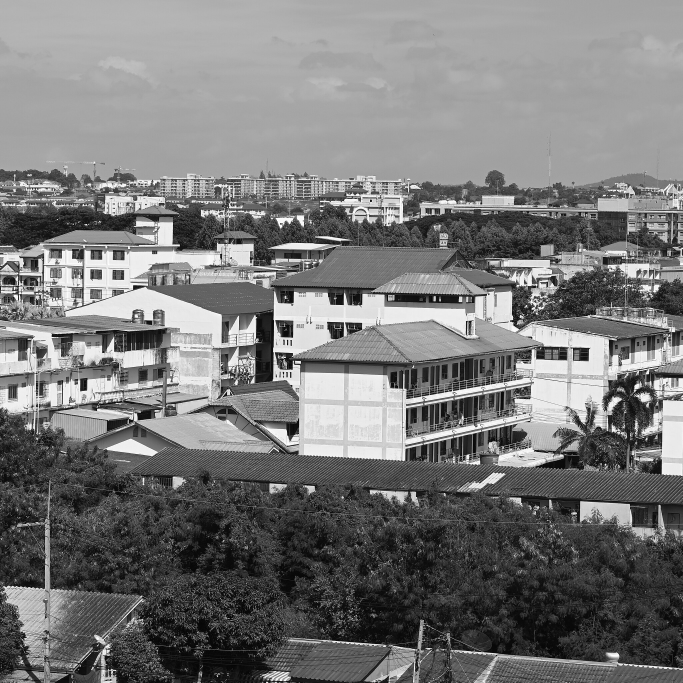
#> input picture images/p1/base_2048.png, 2048 x 2048 px (shown at 1/3 size)
$ python run_1_3_lowrank.py
#> lines starting #> are read from the running program, lines starting #| are printed output that depends on the picture
### code/p1_convolution/starter.py
"""P1 starter. Implement every function marked TODO.

Rules: NumPy array arithmetic only. scipy/cv2/skimage may be used to CHECK
your answers, never to produce them. numpy.fft is allowed in conv2d_fft.
"""
import numpy as np


def kernel_bank(k=15):
    """Provided. Do not modify -- your rank table must match these kernels."""
    ax = np.arange(k) - (k - 1) / 2
    box = np.ones((k, k)) / (k * k)
    s = k / 6.0
    g1 = np.exp(-(ax**2) / (2 * s * s)); g1 /= g1.sum()
    gauss = np.outer(g1, g1)
    sobel = np.outer([1, 2, 1], [-1, 0, 1]).astype(float)
    xx, yy = np.meshgrid(ax, ax); r2 = xx**2 + yy**2
    log = (r2 - 2*s*s) / (s**4) * np.exp(-r2 / (2*s*s))
    motion0 = np.zeros((k, k)); motion0[k // 2, :] = 1.0 / k
    disk = (r2 <= (k/2.0)**2).astype(float); disk /= disk.sum()
    rand = np.random.default_rng(0).normal(size=(k, k)); rand /= np.abs(rand).sum()
    return {"box": box, "gaussian": gauss, "sobel3": sobel, "log": log,
            "log_dc_removed": log - log.mean(), "motion_0deg": motion0,
            "motion_45deg": np.eye(k) / k, "disk": disk, "random": rand}


# [77 lines left out: functions numeric_rank, conv2d_loops, conv2d_taps, conv2d_im2col, not called in this run]


def conv2d_fft(img, K):
    """TODO 1.1: multiply in the frequency domain. numpy.fft is allowed."""
    H, W = img.shape
    kh, kw = K.shape
    ph, pw = kh // 2, kw // 2

    # Linear (not circular) convolution needs a common canvas big enough
    # for the full convolution, H+kh-1 by W+kw-1, or FFT wraparound will
    # corrupt the borders.
    fh, fw = H + kh - 1, W + kw - 1

    img_f = np.fft.rfft2(img, s=(fh, fw))
    K_f = np.fft.rfft2(K, s=(fh, fw))
    full = np.fft.irfft2(img_f * K_f, s=(fh, fw))

    # 'full' output is size (H+kh-1, W+kw-1); crop the centered HxW window
    # to match 'same' mode (same convention as the zero-padding above).
    return full[ph:ph + H, pw:pw + W]


def _conv1d_along_axis(img, tap, axis):
    """1-D convolution (zero-padded, 'same', true convolution i.e. tap is
    already flipped by the caller) of img with a 1-D vector, along axis 0
    (columns, vertical) or axis 1 (rows, horizontal). Vectorised: loops only
    over the k taps, each tap contributes a shifted full-image slice."""
    k = tap.shape[0]
    p = k // 2
    if axis == 0:
        H, W = img.shape
        padded = np.zeros((H + 2 * p, W), dtype=np.float64)
        padded[p:p + H, :] = img
        out = np.zeros((H, W), dtype=np.float64)
        for m in range(k):
            w = tap[m]
            if w == 0.0:
                continue
            out += w * padded[m:m + H, :]
    else:
        H, W = img.shape
        padded = np.zeros((H, W + 2 * p), dtype=np.float64)
        padded[:, p:p + W] = img
        out = np.zeros((H, W), dtype=np.float64)
        for n in range(k):
            w = tap[n]
            if w == 0.0:
                continue
            out += w * padded[:, n:n + W]
    return out


# [26 lines left out: function conv2d_separable, not called in this run]


def conv2d_lowrank(img, K, r):
    """TODO 1.3: sum of r separable passes from the truncated SVD.

    K ~= sum_{i=1}^r sigma_i u_i v_i^T. Each rank-1 term is applied with two
    1-D convolutions exactly as in conv2d_separable, and the r results are
    summed. Cost is O(2 r H W k) versus O(H W k^2) for full 2-D convolution.
    """
    U, S, Vt = np.linalg.svd(K)
    r = min(r, S.shape[0])

    out = np.zeros_like(img, dtype=np.float64)
    for i in range(r):
        sigma_i = S[i]
        if sigma_i == 0.0:
            continue
        ui_flipped = U[:, i][::-1]
        vi_flipped = Vt[i, :][::-1]
        term = _conv1d_along_axis(img, ui_flipped, axis=0)
        term = _conv1d_along_axis(term, vi_flipped, axis=1)
        out += sigma_i * term
    return out


def psnr(a, b, peak=255.0):
    mse = np.mean((a.astype(np.float64) - b.astype(np.float64))**2)
    return float("inf") if mse == 0 else 10 * np.log10(peak * peak / mse)

### code/p1_convolution/run_1_3_lowrank.py
"""1.3 Separability and low rank: PSNR-against-r for disk, LoG, motion-45deg
and random kernels at k=21, on the top-left 512x512 crop of base_2048.png,
measured against exact convolution (conv2d_fft). Also saves the singular
value spectra (linear, not log, to show decay rate/energy concentration)
for the discussion of why disk needs few terms and motion-45deg needs all.
"""
import sys
from pathlib import Path

import numpy as np
import matplotlib.pyplot as plt
from PIL import Image

sys.path.insert(0, str(Path(__file__).resolve().parent))
from starter import kernel_bank, conv2d_fft, conv2d_lowrank, psnr

ROOT = Path(__file__).resolve().parents[2]
IMG_OUT = ROOT / "Report" / "Images"
IMG_OUT.mkdir(parents=True, exist_ok=True)

K = 21
full = np.asarray(Image.open(ROOT / "images/p1/base_2048.png")).astype(float)
crop = full[:512, :512]

bank = kernel_bank(K)
kernels_of_interest = ["disk", "log", "motion_45deg", "random"]

results = {}
spectra = {}
for name in kernels_of_interest:
    kernel = bank[name]
    ref = conv2d_fft(crop, kernel)
    s = np.linalg.svd(kernel, compute_uv=False)
    spectra[name] = s
    psnrs = []
    for r in range(1, K + 1):
        approx = conv2d_lowrank(crop, kernel, r)
        psnrs.append(psnr(approx, ref, peak=np.abs(ref).max()))
    results[name] = psnrs
    print(f"{name:14s} PSNR(r=1)={psnrs[0]:7.2f}  PSNR(r=3)={psnrs[2]:7.2f}  "
          f"PSNR(r=10)={psnrs[9]:7.2f}  PSNR(r={K})={psnrs[-1]:7.2f}")
#> this loop made 4 passes
#> pass 1, in conv2d_fft, `full = np.fft.irfft2(img_f * K_f, s=(fh, fw))`:
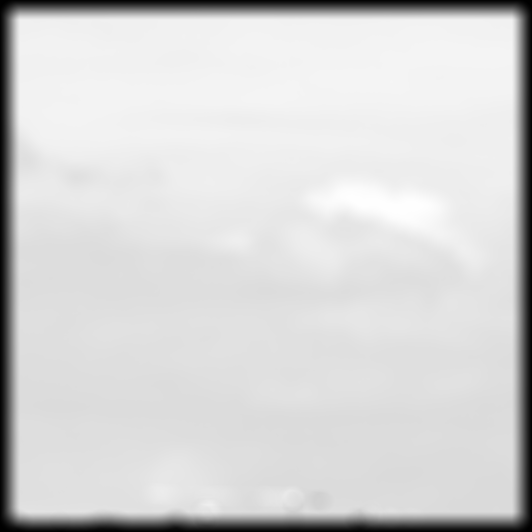
#> full: shape (532, 532) float64; min -8.89e-14, max 188.3, mean 157.8; drawn with min black and max white
#> pass 1, `ref = conv2d_fft(crop, kernel)`:
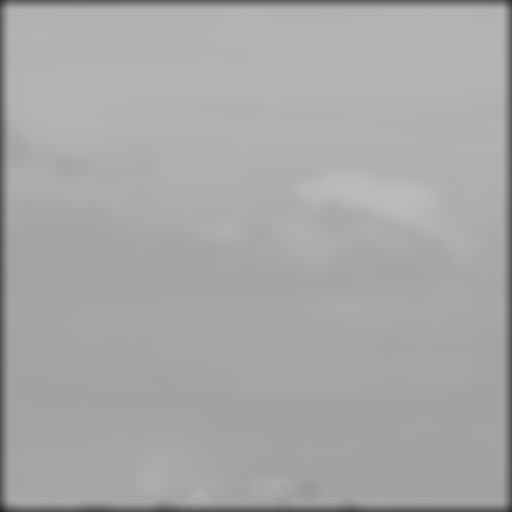
#> ref: shape (512, 512) float64; min 36.07, max 188.3, mean 167.4
#> pass 1, in conv2d_lowrank, `U, S, Vt = np.linalg.svd(K)`:
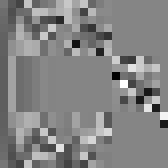
#> U: shape (21, 21) float64 (shown 8 times larger); min -0.864, max 0.784, mean -0.0128; drawn with min black and max white
#> pass 1, in conv2d_lowrank, `U, S, Vt = np.linalg.svd(K)`:
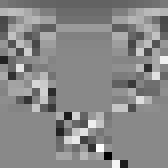
#> Vt: shape (21, 21) float64 (shown 8 times larger); min -0.9, max 0.771, mean -0.00973; drawn with min black and max white
#> after the loop:
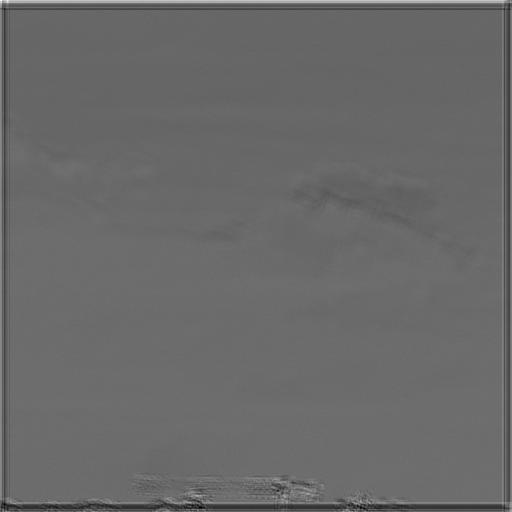
#> approx: shape (512, 512) float64; min -13.25, max 5.79, mean -5.36; drawn with min black and max white
#> after the loop:
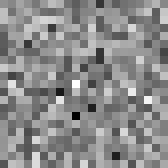
#> kernel: shape (21, 21) float64 (shown 8 times larger); min -0.0106, max 0.0086, mean -7.07e-05; drawn with min black and max white

# --- PSNR vs r plot ---------------------------------------------------------
fig, ax = plt.subplots(figsize=(7, 5))
markers = {"disk": "o", "log": "s", "motion_45deg": "^", "random": "d"}
for name in kernels_of_interest:
    ax.plot(range(1, K + 1), results[name], marker=markers[name], label=name, markersize=4)
ax.set_xlabel("$r$ (number of separable terms)")
ax.set_ylabel("PSNR (dB) vs. exact convolution")
ax.set_title(f"PSNR against $r$, $k={K}$, $512\\times512$ crop")
ax.legend()
ax.grid(True, alpha=0.3)
fig.tight_layout()
fig.savefig(IMG_OUT / "p1_1_3_psnr_vs_r.png", dpi=150)
#> figure, not shown here; curve peaks at x = 7, y = 300.3; curve peaks at x = 2, y = 307.6; curve peaks at x = 21, y = 309.5
plt.close(fig)

# --- Singular value spectra (linear scale, normalised) for the discussion --
fig, ax = plt.subplots(figsize=(7, 5))
for name in kernels_of_interest:
    s = spectra[name]
    ax.plot(range(1, K + 1), s / s.max(), marker=markers[name], label=name, markersize=4)
ax.set_xlabel("index $i$")
ax.set_ylabel("$\\sigma_i / \\sigma_{max}$")
ax.set_title(f"Normalised singular value spectra, $k={K}$")
ax.legend()
ax.grid(True, alpha=0.3)
fig.tight_layout()
fig.savefig(IMG_OUT / "p1_1_3_spectra_linear.png", dpi=150)
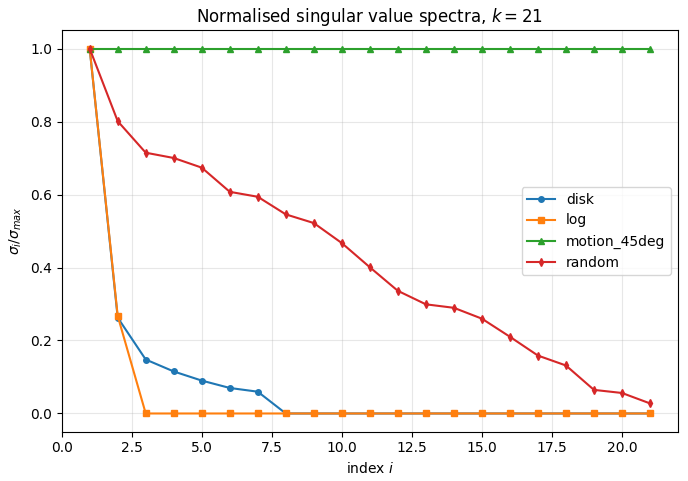
#> figure drawn by matplotlib, 1 panel; curve peaks at x = 1, y = 1; curve peaks at x = 1, y = 1
plt.close(fig)

# --- energy concentration table (cumulative sigma_i^2 / total) -------------
print("\nCumulative energy fraction (sum sigma_i^2 up to r) / (sum sigma_i^2 total):")
tex_path = ROOT / "Report" / "tables_1_3_energy.tex"
with open(tex_path, "w") as f:
    f.write("% Auto-generated by run_1_3_lowrank.py -- do not edit by hand\n")
    f.write("\\begin{tabular}{lcccc}\n\\toprule\n")
    f.write("Kernel & rank & energy at $r{=}1$ & energy at $r{=}3$ & energy at $r{=}10$ \\\\\n\\midrule\n")
    for name in kernels_of_interest:
        s = spectra[name]
        energy = np.cumsum(s**2) / np.sum(s**2)
        rank = int(np.sum(s > (max(s.shape) if hasattr(s, "shape") else K) * s.max() * np.finfo(float).eps))
        tex_name = name.replace("_", "\\_")
        f.write(f"\\texttt{{{tex_name}}} & {rank} & {energy[0]*100:.2f}\\% & "
                f"{energy[2]*100:.2f}\\% & {energy[9]*100:.2f}\\% \\\\\n")
        print(f"{name:14s} r=1: {energy[0]*100:6.2f}%  r=3: {energy[2]*100:6.2f}%  r=10: {energy[9]*100:6.2f}%")
#> this loop made 4 passes
#| disk           r=1:  89.23%  r=3:  97.34%  r=10: 100.00%
#| log            r=1:  93.33%  r=3: 100.00%  r=10: 100.00%
#| motion_45deg   r=1:   4.76%  r=3:  14.29%  r=10:  47.62%
#| random         r=1:  19.17%  r=3:  41.27%  r=10:  88.32%
    f.write("\\bottomrule\n\\end{tabular}\n")
print(f"\nSaved plots to {IMG_OUT}, energy table to {tex_path}")
